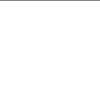
Frame 1 (no input)
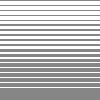
Frame 60 (the mouse pressed at the canvas centre just before this capture)
Frame 120 (the mouse held since frame 60 and released just before this capture): identical to frame 60, image omitted

The Processing sketch that drew these frames (run headless with seeded random() and noise(); from frame 60 on, the mouse is pressed at the canvas centre):

// Processing sketch: processing_115593
// ── processing_115593.pde

/*
  Horizontal lines with increasing weight and space between them
 */

int a=0;
float strokew=0.25; 

void setup() {
  background(255);
  //aliased edges
  noSmooth();
}

void draw() {

  //   Horizontal lines    //  
  stroke(134);
  strokeWeight(strokew);
  line(0, a, 100, a);

  //   Variable handling    //
  // Increase space
  a=a+5;
  // Increase weight
  strokew=strokew+0.25;
}
